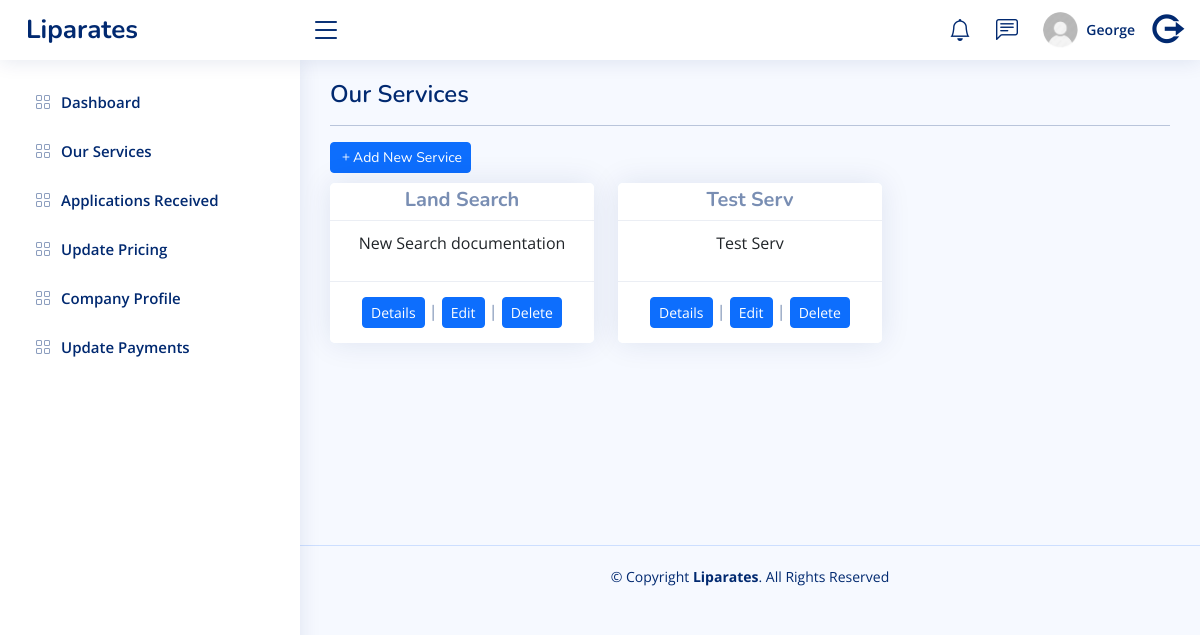
Before: /core/services/ (signed in) with the older database file.
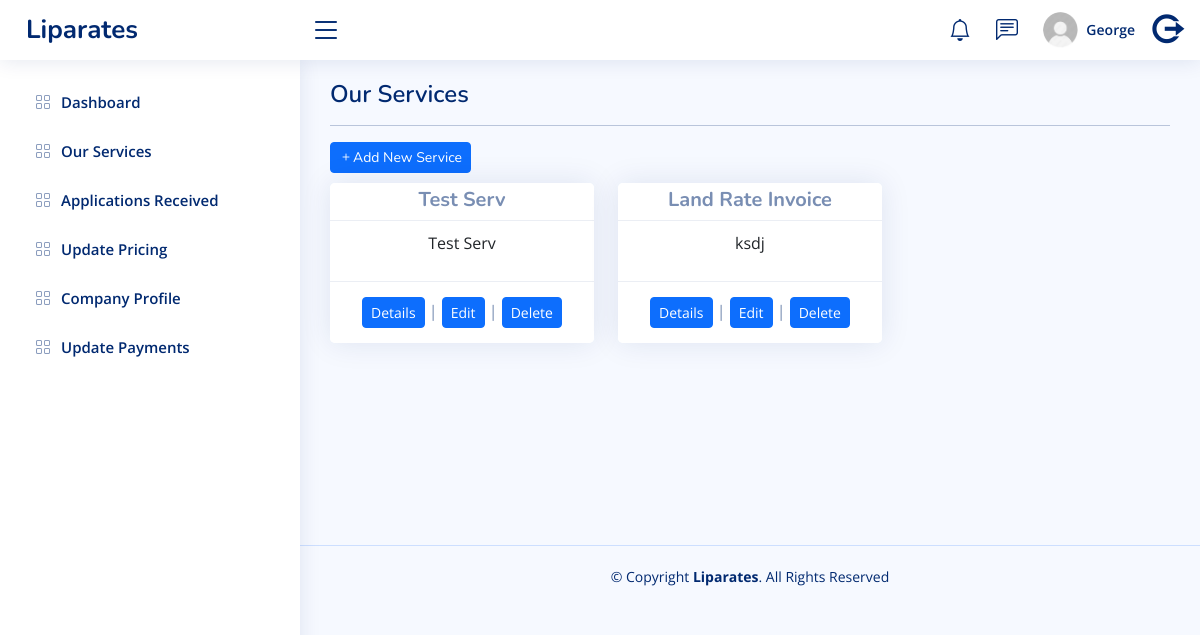
After: the same page with the newer database file.
### core/models.py (models this page shows, shortened)
class Services(models.Model):
    title        = models.CharField(max_length=100)
    description  = models.TextField()
    requirements = models.TextField()
    created_at   = models.DateTimeField(auto_now_add=True)
    updated_at   = models.DateTimeField(auto_now=True)

### core/views.py (the view)
# urls.py: path("services/",views.OurServices.as_view(),name="services"),
class OurServices(LoginRequiredMixin,View):
    login_url = "accounts:login"
    redirect_field_name = "redirect_to"
    def get(self, request):
        services = Services.objects.all()
        context = {"services": services}
        return render(request, "core/services.html", context)

### templates/core/services.html (shortened to what this page needs)
{% extends 'core/base.html' %}
{% load static %}
{% block pagetitle %}
  Our Services<hr />
  {% if user.is_staff %}
    <a href="{% url 'core:add_services' %}" type="button" class="btn btn-primary btn-sm float-right"><i class="bi bi-plus"></i>Add New Service</a>
  {% endif %}
{% endblock %}
{% block mainbody %}
  <div class="row">
    {% for service in services %}
      <div class="col-sm-12 col-md-4 col-lg-4 animate__bounceIn">
        <div class="card ">
          <div class="card-header m-9" style="padding-bottom: 0px;padding-top: 5px;">
            <h5 class="" style="text-align: center;font-weight: bold;">{{ service.title }}</h5>
          </div>
          <div class="card-body" style="text-align: center;">
            <p>{{ service.description }}</p>
          </div>
          <div class="card-footer" style="text-align: center;">
            <a href="{% url 'core:service_details' service.id %}" type="button" class="btn btn-primary btn-sm">Details</a>
            {% if user.is_staff %}
              | <a href="{% url 'core:edit_services' service.id %}" type="button" class="btn btn-primary btn-sm">Edit</a>
              | <button type="button" class="btn btn-primary btn-sm" data-bs-toggle="modal" data-bs-target="#delete-serv">Delete</button>
            {% endif %}
          </div>
        </div>
      </div>
    {% endfor %}
  </div>
{% endblock %}

Changed rows visible on the page:
removed Services: title "Land Search", description "New Search documentation"
added Services: title "Land Rate Invoice", description "ksdj"
